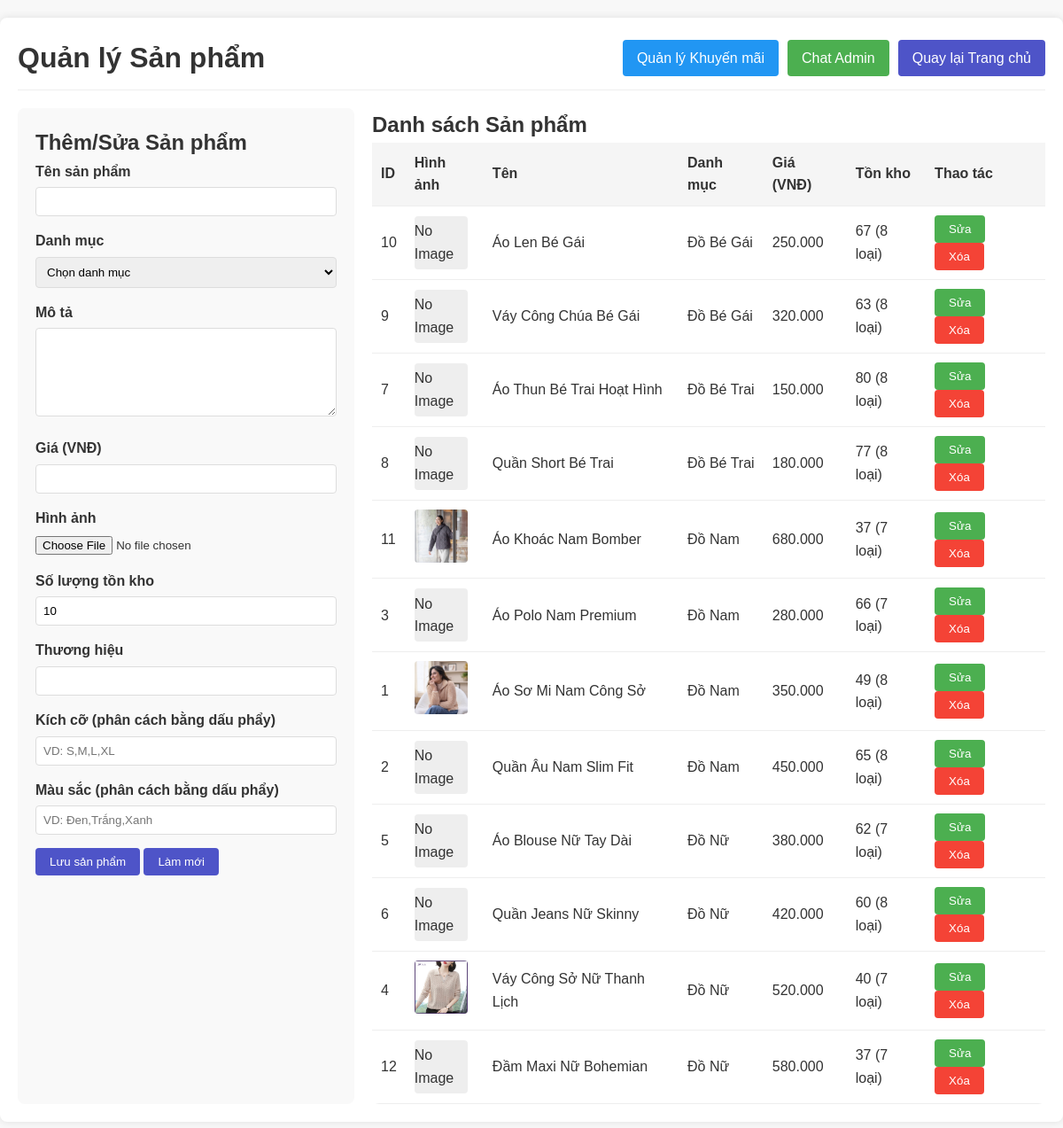
/admin/products.php (signed in), run on the app's committed database.
### tables this page shows
CREATE TABLE `products` (
  `id` int(11) NOT NULL,
  `name` varchar(255) NOT NULL,
  `category` varchar(100) DEFAULT NULL,
  `description` text DEFAULT NULL,
  `price` decimal(10,2) NOT NULL,
  `brand` varchar(100) DEFAULT NULL,
  `image` varchar(255) DEFAULT NULL,
  `created_at` datetime DEFAULT current_timestamp(),
  `updated_at` datetime DEFAULT current_timestamp() ON UPDATE current_timestamp()
);

### admin/products.php (the view, shortened to what this page needs)
<?php
require_once '../includes/auth_check.php';
$stmt = $pdo->query("
    SELECT p.*,
           COALESCE(SUM(pv.stock), 0) as total_stock,
           COUNT(pv.id) as variant_count
    FROM products p
    LEFT JOIN product_variants pv ON p.id = pv.product_id
    GROUP BY p.id
    ORDER BY p.category, p.name
");
$products = $stmt->fetchAll();
?>
<!DOCTYPE html>
<html lang="vi">
<head>
    <link rel="stylesheet" href="../assets/css/style.css">
</head>
<body>
    <div class="admin-container">
        <div class="admin-header">
            <h1>Quản lý Sản phẩm</h1>
            <div style="display: flex; gap: 10px; align-items: center;">
                <a href="discounts.php" class="button" style="background-color: #2196F3;">
                    <i class="fas fa-percent"></i> Quản lý Khuyến mãi
                </a>
                <a href="../chat/admin.php" class="button" style="background-color: #4CAF50;">
                    <i class="fas fa-comments"></i> Chat Admin
                </a>
                <a href="../index.php" class="button">Quay lại Trang chủ</a>
            </div>
        </div>
        <div class="admin-content">
            <div class="product-form">
                <h2>Thêm/Sửa Sản phẩm</h2>
                <form method="POST" enctype="multipart/form-data">
                    <div class="form-group">
                        <label for="name">Tên sản phẩm</label>
                        <input type="text" id="name" name="name" required>
                    </div>
                    <div class="form-group">
                        <label for="category">Danh mục</label>
                        <select id="category" name="category" required>
                            <option value="">Chọn danh mục</option>
                        </select>
                    </div>
                    <div class="form-group">
                        <label for="description">Mô tả</label>
                        <textarea id="description" name="description"></textarea>
                    </div>
                    <div class="form-group">
                        <label for="price">Giá (VNĐ)</label>
                        <input type="number" id="price" name="price" min="0" step="1000" required>
                    </div>
                    <div class="form-group">
                        <label for="image">Hình ảnh</label>
                        <input type="file" id="image" name="image" accept="image/*">
                    </div>
                    <div class="form-group">
                        <label for="stock">Số lượng tồn kho</label>
                        <input type="number" id="stock" name="stock" min="0" value="10">
                    </div>
                    <div class="form-group">
                        <label for="brand">Thương hiệu</label>
                        <input type="text" id="brand" name="brand">
                    </div>
                    <div class="form-group">
                        <label for="size">Kích cỡ (phân cách bằng dấu phẩy)</label>
                        <input type="text" id="size" name="size" placeholder="VD: S,M,L,XL">
                    </div>
                    <div class="form-group">
                        <label for="color">Màu sắc (phân cách bằng dấu phẩy)</label>
                        <input type="text" id="color" name="color" placeholder="VD: Đen,Trắng,Xanh">
                    </div>
                    <button type="submit" class="button">Lưu sản phẩm</button>
                    <button type="button" class="button" onclick="resetForm()">Làm mới</button>
                </form>
            </div>
            <div class="product-list">
                <h2>Danh sách Sản phẩm</h2>
                <table class="product-table">
                    <thead>
                        <tr>
                            <th>ID</th>
                            <th>Hình ảnh</th>
                            <th>Tên</th>
                            <th>Danh mục</th>
                            <th>Giá (VNĐ)</th>
                            <th>Tồn kho</th>
                            <th>Thao tác</th>
                        </tr>
                    </thead>
                    <tbody>
                        <?php foreach ($products as $product): ?>
                            <tr>
                                <td><?= htmlspecialchars($product['id']) ?></td>
                                <td>
                                    <?php if (!empty($product['image']) && file_exists('../assets/images/' . $product['image'])): ?>
                                        <img src="../assets/images/<?= htmlspecialchars($product['image']) ?>" alt="<?= htmlspecialchars($product['name']) ?>" class="product-img">
                                    <?php else: ?>
                                        <div style="width: 60px; height: 60px; background-color: #eee; display: flex; align-items: center; justify-content: center; border-radius: 4px;">
                                            <span>No Image</span>
                                        </div>
                                    <?php endif; ?>
                                </td>
                                <td><?= htmlspecialchars($product['name']) ?></td>
                                <td><?= htmlspecialchars($product['category']) ?></td>
                                <td><?= number_format($product['price'], 0, ',', '.') ?></td>
                                <td><?= htmlspecialchars($product['total_stock']) ?> (<?= $product['variant_count'] ?> loại)</td>
                                <td>
                                    <button type="button" class="button button-edit" onclick="editProduct(<?= htmlspecialchars(json_encode($product)) ?>)">Sửa</button>
                                    <form method="POST" style="display: inline;" onsubmit="return confirm('Bạn có chắc chắn muốn xóa sản phẩm này?');">
                                        <button type="submit" class="button button-delete">Xóa</button>
                                    </form>
                                </td>
                            </tr>
                        <?php endforeach; ?>
                    </tbody>
                </table>
            </div>
        </div>
    </div>
</body>
</html>

### assets/css/style.css (style rules this page uses)
* { margin: 0; padding: 0; box-sizing: border-box; font-family: Arial, sans-serif; }
body { background-color: #f8f8f8; align-items: center; justify-self: center; color: #333; line-height: 1.6; }
a { text-decoration: none; color: red; }
img { max-width: 100%; height: auto; }
button { cursor: pointer; border: none; outline: none; }

### admin/products.php (style rules this page uses)
.admin-container { max-width: 1200px; margin: 20px auto; padding: 20px; background-color: #fff; border-radius: 8px; box-shadow: 0 0 10px rgba(0, 0, 0, 0.1); }
.admin-header { display: flex; justify-content: space-between; align-items: center; margin-bottom: 20px; padding-bottom: 10px; border-bottom: 1px solid #eee; }
.admin-header h1 { margin: 0; color: #333; }
.admin-content { display: grid; grid-template-columns: 1fr 2fr; gap: 20px; }
.product-form { background-color: #f9f9f9; padding: 20px; border-radius: 8px; }
.form-group { margin-bottom: 15px; }
.form-group label { display: block; margin-bottom: 5px; font-weight: bold; }
.form-group input[type="text"], .form-group input[type="number"], .form-group select, .form-group textarea { width: 100%; padding: 8px; border: 1px solid #ddd; border-radius: 4px; }
.form-group textarea { height: 100px; }
.product-list { background-color: #fff; border-radius: 8px; overflow: auto; }
.product-table { width: 100%; border-collapse: collapse; }
.product-table th, .product-table td { padding: 10px; text-align: left; border-bottom: 1px solid #eee; }
.product-table th { background-color: #f5f5f5; }
.product-img { width: 60px; height: 60px; object-fit: cover; border-radius: 4px; }
.button { padding: 8px 16px; background-color: #4e54c8; color: white; border: none; border-radius: 4px; cursor: pointer; }
.button-edit { background-color: #4CAF50; }
.button-delete { background-color: #f44336; }

### data on the page
products: id "10", image "No Image", name "Áo Len Bé Gái", category "Đồ Bé Gái", price "250.000", total_stock "67", variant_count "8"
products: id "9", image "No Image", name "Váy Công Chúa Bé Gái", category "Đồ Bé Gái", price "320.000", total_stock "63", variant_count "8"
products: id "7", image "No Image", name "Áo Thun Bé Trai Hoạt Hình", category "Đồ Bé Trai", price "150.000", total_stock "80", variant_count "8"
products: id "8", image "No Image", name "Quần Short Bé Trai", category "Đồ Bé Trai", price "180.000", total_stock "77", variant_count "8"
products: id "11", image (picture), name "Áo Khoác Nam Bomber", category "Đồ Nam", price "680.000", total_stock "37", variant_count "7"
products: id "3", image "No Image", name "Áo Polo Nam Premium", category "Đồ Nam", price "280.000", total_stock "66", variant_count "7"
products: id "1", image (picture), name "Áo Sơ Mi Nam Công Sở", category "Đồ Nam", price "350.000", total_stock "49", variant_count "8"
products: id "2", image "No Image", name "Quần Âu Nam Slim Fit", category "Đồ Nam", price "450.000", total_stock "65", variant_count "8"
products: id "5", image "No Image", name "Áo Blouse Nữ Tay Dài", category "Đồ Nữ", price "380.000", total_stock "62", variant_count "7"
products: id "6", image "No Image", name "Quần Jeans Nữ Skinny", category "Đồ Nữ", price "420.000", total_stock "60", variant_count "8"
products: id "4", image (picture), name "Váy Công Sở Nữ Thanh Lịch", category "Đồ Nữ", price "520.000", total_stock "40", variant_count "7"
products: id "12", image "No Image", name "Đầm Maxi Nữ Bohemian", category "Đồ Nữ", price "580.000", total_stock "37", variant_count "7"
